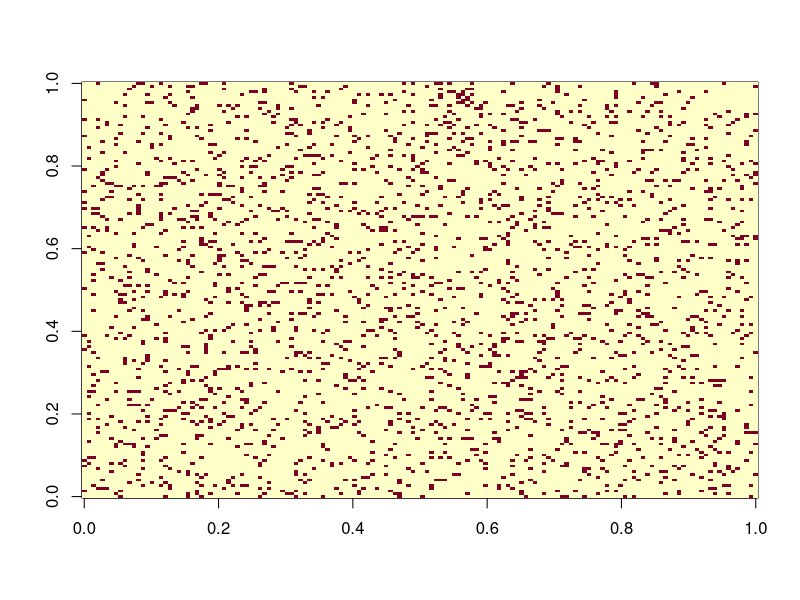
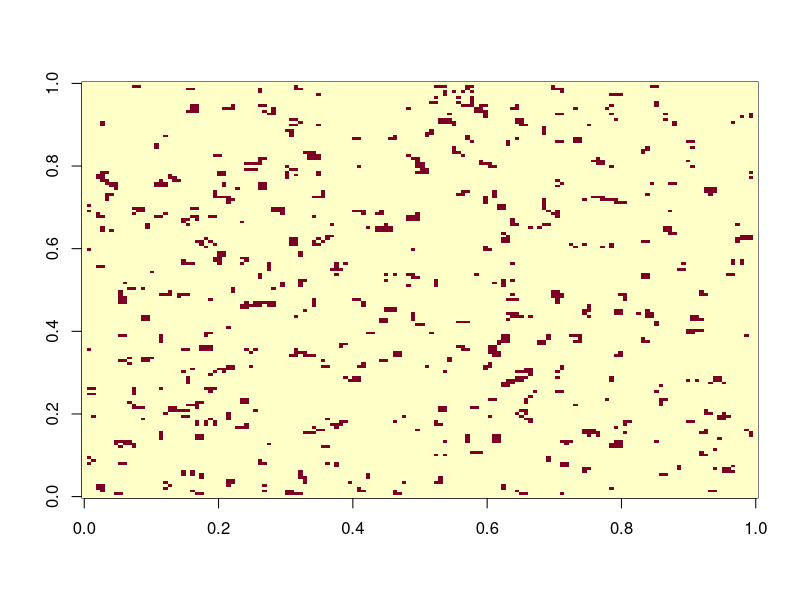
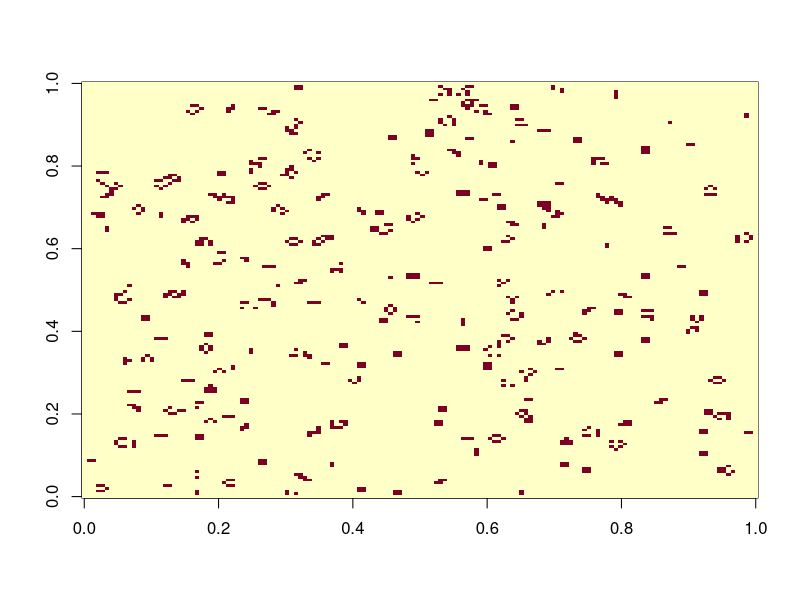
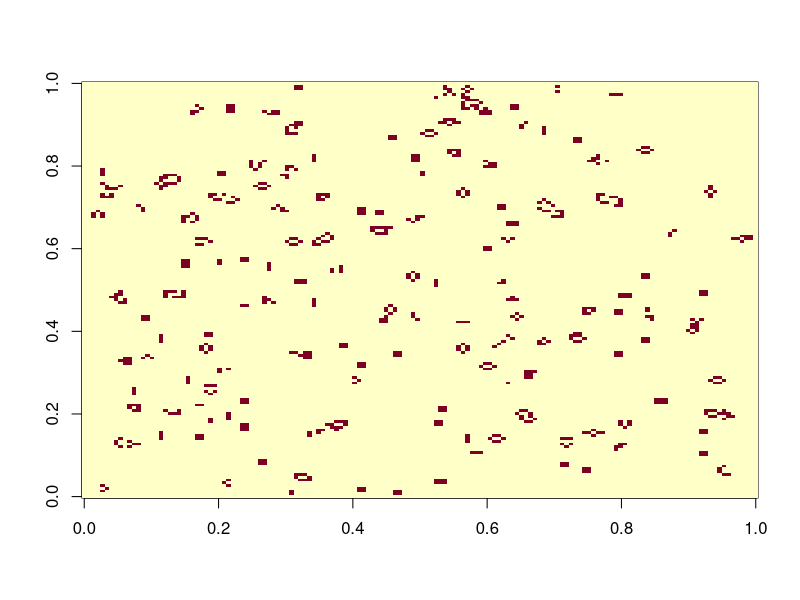
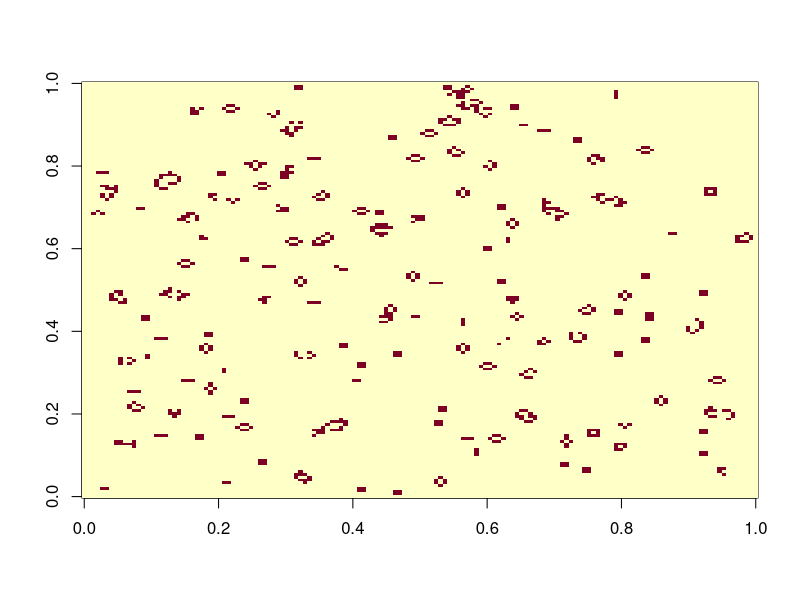
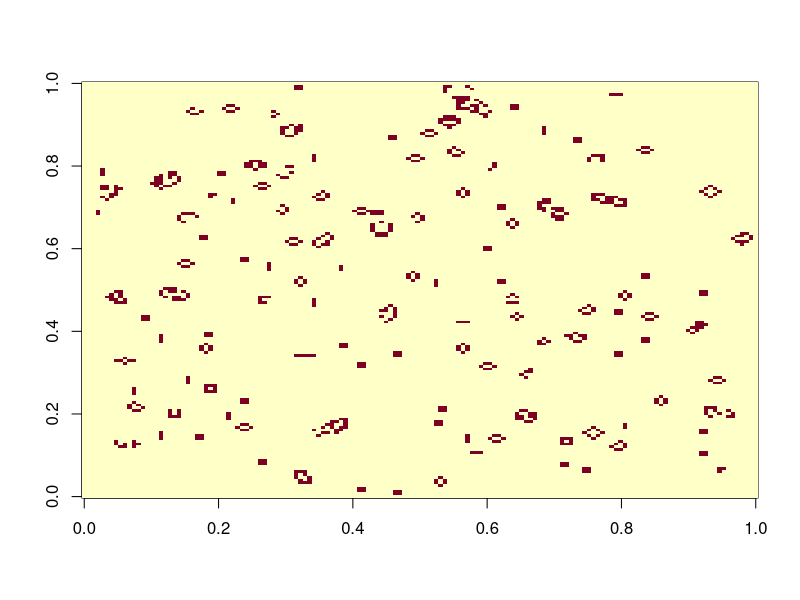
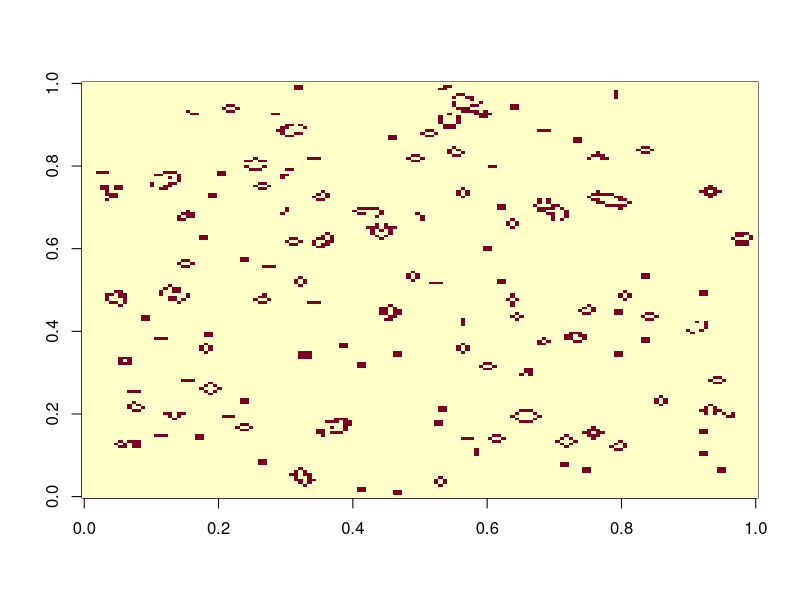
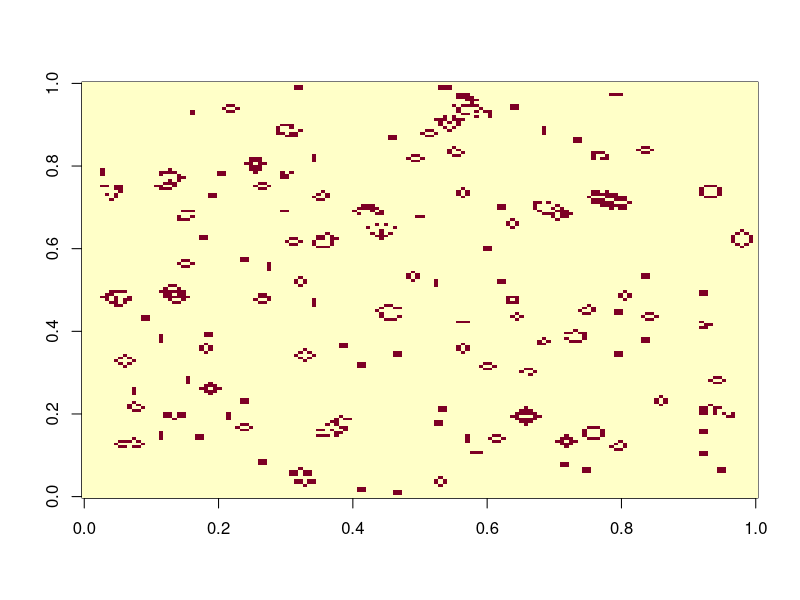

These figures' R source, in order:
#Gamne of Life

apply_rules <- function(matr){
 
 population <- matr[1,1] + matr[1,2]+ matr[1,3]+ matr[2,1]+ matr[2,3]+ matr[3,1]+ matr[3,2]+ matr[3,3]
 #waprint(population)
 if(population == 3){
   return(1)
 }
 else if(population == 2){
   return(matr[2,2])
 }
 else{ return(0)
 }
 
}



next_gen <- function(oldState){
  new_state <- matrix( runif(nrow(oldState)*ncol(oldState), min =0,max =0) , nrow = nrow(oldState), ncol = ncol(oldState))
  for( i in 2: (nrow(oldState)-1)){
    for(j in 2: (ncol(oldState)-1)){
     
      new_state[i,j] <- apply_rules(oldState[c(i-1,i,i+1) , c(j-1,j,j+1)])
      
    }
  }
  
  return(new_state)
}

game_of_life <- function(N,M,p,nGen){
  initialState <- matrix(runif(N*M), nrow = N)
  initialState[initialState < p] <- 0
  initialState[initialState > p] <- 1
  image(initialState)
  for(i in 1:nGen){
    initialState <- next_gen(initialState)
    image((initialState))
    
    }
} 




game_of_life(150,150,.9,40)

